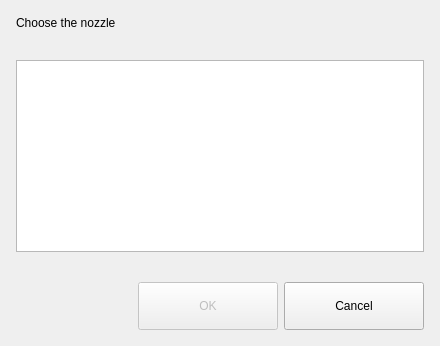
<?xml version="1.0" encoding="UTF-8"?>
<ui version="4.0">
 <class>NozzleDialog</class>
 <widget class="QDialog" name="NozzleDialog">
  <property name="minimumSize"><size><width>440</width><height>340</height></size></property>
  <layout class="QVBoxLayout" name="nzLayout" stretch="0,0,1,0,0">
   <property name="leftMargin"><number>16</number></property>
   <property name="topMargin"><number>16</number></property>
   <property name="rightMargin"><number>16</number></property>
   <property name="bottomMargin"><number>16</number></property>
   <property name="spacing"><number>8</number></property>
   <item>
    <widget class="QLabel" name="nzTitle">
     <property name="text"><string>Choose the nozzle</string></property>
     <property name="heading" stdset="0"><bool>true</bool></property>
    </widget>
   </item>
   <item>
    <widget class="QLabel" name="nzIntro">
     <property name="wordWrap"><bool>true</bool></property>
    </widget>
   </item>
   <item>
    <widget class="QListWidget" name="nzList">
    </widget>
   </item>
   <item>
    <widget class="QLabel" name="nzStatus">
     <property name="wordWrap"><bool>true</bool></property>
    </widget>
   </item>
   <item>
    <layout class="QHBoxLayout" name="nzButtons">
     <property name="leftMargin"><number>0</number></property>
     <property name="topMargin"><number>0</number></property>
     <property name="rightMargin"><number>0</number></property>
     <property name="bottomMargin"><number>0</number></property>
     <property name="spacing"><number>6</number></property>
     <item>
      <spacer name="spacer3">
       <property name="orientation"><enum>Qt::Horizontal</enum></property>
       <property name="sizeType"><enum>QSizePolicy::Expanding</enum></property>
       <property name="sizeHint" stdset="0"><size><width>20</width><height>40</height></size></property>
      </spacer>
     </item>
     <item>
      <widget class="QPushButton" name="nzOkButton">
       <property name="text"><string>OK</string></property>
       <property name="enabled"><bool>false</bool></property>
       <property name="minimumSize"><size><width>140</width><height>48</height></size></property>
      </widget>
     </item>
     <item>
      <widget class="QPushButton" name="nzCancelButton">
       <property name="text"><string>Cancel</string></property>
       <property name="minimumSize"><size><width>140</width><height>48</height></size></property>
      </widget>
     </item>
    </layout>
   </item>
  </layout>
 </widget>
 <resources/>
 <connections/>
</ui>
